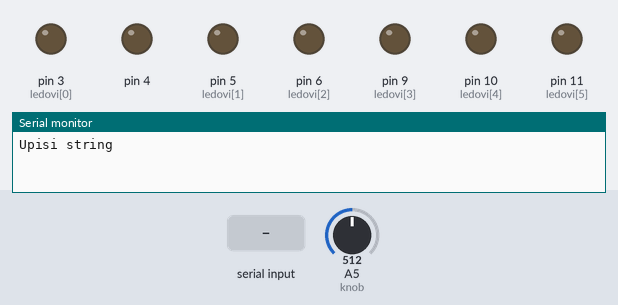
Bench run of a sketch on a simulated Arduino Uno, built with avr-gcc and run on an emulated ATmega328P. Shown: output pins drawn as LEDs (lit = HIGH), the last lines printed to the serial monitor. The test bench sets the inputs (shaded band); at power-on: A5 (knob) = 512.

Above: at 1.2 s.
1.3 s: "90 45\n" received over Serial
At 2.35 s:
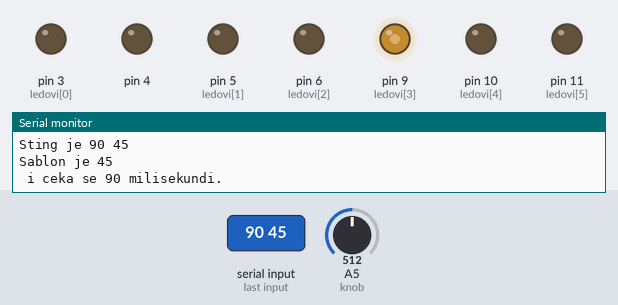
3.9 s: "30 150\n" received over Serial
At 4.95 s:
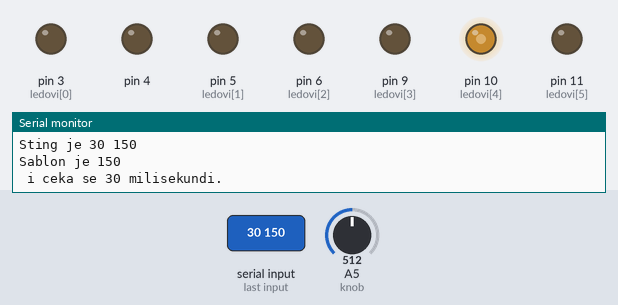
Timing chart, 0 to 6.9 s (numbered marks = the images above; inputs shaded):
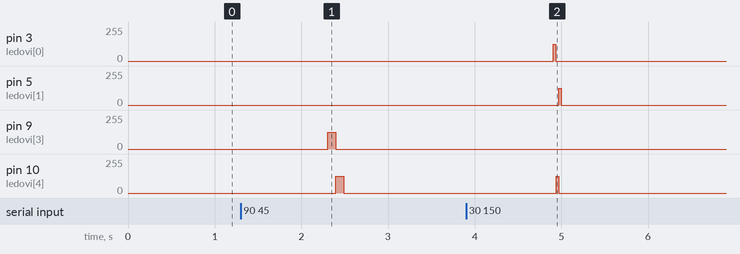

Measured:
- after the input at 1.3 s, pin 9 (ledovi[3]): 0/255 → 127/255 after 1.0 s, → 0/255 0.09 s later; pin 10 (ledovi[4]): 0/255 → 127/255 after 1.1 s, → 0/255 0.09 s later
- after the input at 3.9 s, pin 3 (ledovi[0]), pin 10 (ledovi[4]): 0/255 → 127/255 after 1.0 s, → 0/255 0.03 s later; pin 5 (ledovi[1]): 0/255 → 127/255 after 1.1 s, → 0/255 0.03 s later

The sketch:

Domaci1.ino
```cpp
//String str = "200 123456";
int t = 0;                            //milisekunde za delay
String sablon = "";                   //redosled ukljucivanja dioda od prve do seste(1-6)
int ledovi[6] = {3, 5, 6, 9, 10, 11}; //pinovi za diode po redosledu(3. pin za 1. diodu, 5. za 2. itd..)
int knob  = 5;                        //analog pin za potenciometar(A5)


void srediSablon(String s){           //obradjuje string i smesta vrednost u globalne varijable t i sablon
  sablon = "";
  t = 0;
  String tajmer = "";
  int i;
  boolean josT = true;
  for(i = 0; i < s.length(); i++){
    if (josT) tajmer += s.charAt(i);
    if(s.charAt(i) == ' '){
       t = tajmer.toInt();
       josT = false;
       continue;
    }
    if((((s.charAt(i) - '0') >= 0) ||  ((s.charAt(i) - '0') <= 6)) && !josT) sablon += s.charAt(i);
  }
}


void gasiSve(){                     //gasi sve diode
  digitalWrite(3, LOW);
  digitalWrite(5, LOW);
  digitalWrite(6, LOW);
  digitalWrite(9, LOW);
  digitalWrite(10, LOW);
  digitalWrite(11, LOW);
}

void pinModes(){
  pinMode(3, OUTPUT);
  pinMode(5, OUTPUT);
  pinMode(6, OUTPUT);
  pinMode(9, OUTPUT);
  pinMode(10, OUTPUT);
  pinMode(11, OUTPUT);
}


void setup() {
  Serial.begin(9600);
  pinModes();
  Serial.println("Upisi string");
}

void loop() {

  while(Serial.available()){
    String str = Serial.readString();
    Serial.println("Sting je " + str);
    srediSablon(str);
    Serial.println("Sablon je " + sablon + " i ceka se " + String(t) + " milisekundi.");
    int i;
    for(i = 0; i < str.length(); i++){
      int val = analogRead(knob);                         //cita vrednost sa potenciometra
      val = map(val, 0, 1023, 0, 255);                    //mapira za dim
      analogWrite(ledovi[sablon.charAt(i) - '0' - 1], val);  //pali diodu direktno iz sablona, tj ako je u sablonu dioda broj 2 znaci da treba da se pali index 1 iz "ledovi"
      delay(t);
      gasiSve();
    }
  }

}
```
